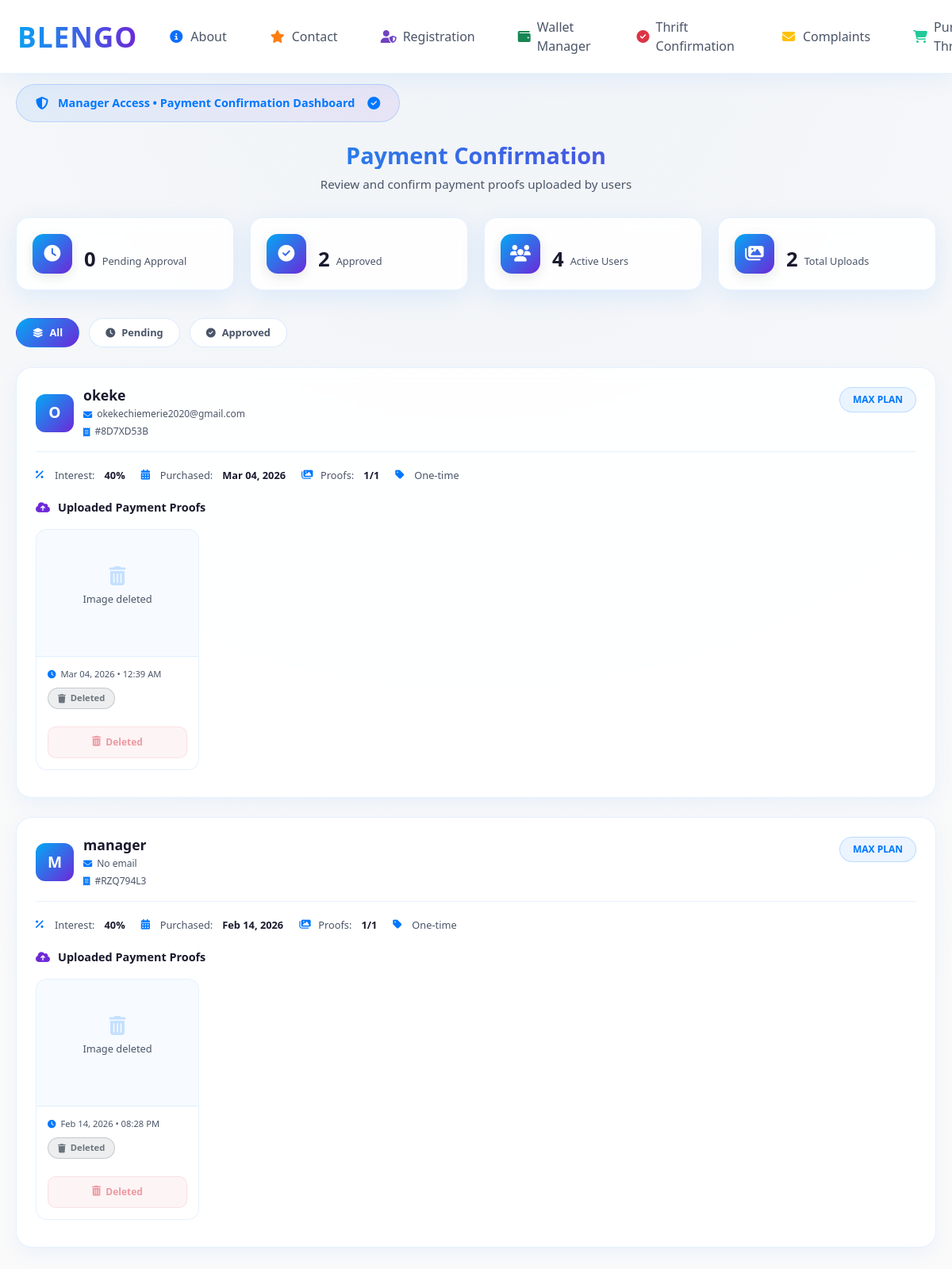
Screenshot of /thrifts-confirmation/ (signed in) with the database file from the repository.
### base/models.py (models this page shows, shortened)
class UserPurchase(models.Model):
    user = models.ForeignKey(User, on_delete=models.CASCADE, related_name='purchases')
    thrift = models.ForeignKey(Thrifts, on_delete=models.CASCADE, related_name='purchases')
    purchase_id = models.CharField(max_length=20, unique=True)
    plan_type = models.CharField(max_length=20)
    interest_rate = models.CharField(max_length=10)
    price_range = models.CharField(max_length=50)
    purchased_at = models.DateTimeField(auto_now_add=True)
    status = models.CharField(max_length=20, default='pending')  # pending, awaiting_approval, active, completed, cancelled

class Thrifts(models.Model):
    thriftname = models.CharField(max_length=200)
    created_at = models.DateTimeField(auto_now_add=True)
    @property
    def max_images(self):
        if 'basic' in self.thriftname:
            return 12
        elif 'plus' in self.thriftname:
            return 12
        elif 'max' in self.thriftname:
            return 1

class PaymentImage(models.Model):
    purchase = models.ForeignKey(UserPurchase, on_delete=models.CASCADE, related_name='payment_images')
    image = models.ImageField(upload_to=get_package_image_upload_path)
    uploaded_at = models.DateTimeField(auto_now_add=True)
    is_approved = models.BooleanField(default=False)
    approved_by = models.ForeignKey(User, on_delete=models.SET_NULL, null=True, blank=True, related_name='approved_images')
    approved_at = models.DateTimeField(null=True, blank=True)
    class Meta:
        ordering = ['-uploaded_at']

### base/views.py (the view)
# urls.py: path('thrifts-confirmation/', views.thrifts_confirmation, name='thrifts-confirmation'),
@login_required(login_url='sign-in')
def thrifts_confirmation(request):
    if request.user.username != "manager":
        messages.error(request, "You don't have permission to access this page.")
        return redirect('my_purchases')
    purchases = UserPurchase.objects.filter(
        payment_images__isnull=False
    ).distinct().select_related(
        'user', 'thrift'
    ).prefetch_related(
        'payment_images'
    ).order_by('-purchased_at')
    purchases_with_images = []
    total_pending = 0
    total_approved = 0
    total_images = 0
    for purchase in purchases:
        images = purchase.payment_images.all()
        pending_images = images.filter(is_approved=False, image__isnull=False)
        approved_images = images.filter(is_approved=True, image__isnull=False)
        total_pending += pending_images.count()
        total_approved += approved_images.count()
        total_images += images.count()
        purchase.payout_date = purchase.purchased_at + timedelta(days=365)
        purchases_with_images.append({
            'purchase': purchase,
            'images': images,
            'uploaded_count': images.filter(image__isnull=False).count(),
            'has_pending': pending_images.exists()
        })
    context = {
        'purchases_with_images': purchases_with_images,
        'pending_count': total_pending,
        'approved_count': total_approved,
        'total_images': total_images,
        'total_users': UserPurchase.objects.values('user').distinct().count(),
    }
    return render(request, 'thrifts-confirmation.html', context)

### base/context_processors.py (called while the page is built)
def registration_status_processor(request):
    context = {}
    if request.user.is_authenticated:
        try:
            registration_fee = RegistrationFee.objects.get(uploaded_by=request.user)
            if registration_fee.confirmed:
                context['registration_status'] = "active"
            else:
                context['registration_status'] = "pending"
        except RegistrationFee.DoesNotExist:
            context['registration_status'] = "inactive"
    else:
        context['registration_status'] = None  # or "inactive" if you prefer
    return context

### templates/thrifts-confirmation.html (shortened to what this page needs)
{% extends 'home.html' %}
{% block content %}
<div class="confirmation-container">
    {% if user.username == "manager" %}
        <div class="manager-banner">
            <i class="fas fa-shield-alt"></i>
            Manager Access • Payment Confirmation Dashboard
            <i class="fas fa-check-circle" style="margin-left: 4px;"></i>
        </div>
        <div class="confirmation-header">
            <h1 class="confirmation-title">Payment Confirmation</h1>
            <p class="confirmation-subtitle">Review and confirm payment proofs uploaded by users</p>
        </div>
        <div class="stats-grid">
            <div class="stat-card">
                <div class="stat-icon">
                    <i class="fas fa-clock"></i>
                </div>
                <div class="stat-info">
                    <h3>{{ pending_count|default:"0" }}</h3>
                    <p>Pending Approval</p>
                </div>
            </div>
            <div class="stat-card">
                <div class="stat-icon">
                    <i class="fas fa-check-circle"></i>
                </div>
                <div class="stat-info">
                    <h3>{{ approved_count|default:"0" }}</h3>
                    <p>Approved</p>
                </div>
            </div>
            <div class="stat-card">
                <div class="stat-icon">
                    <i class="fas fa-users"></i>
                </div>
                <div class="stat-info">
                    <h3>{{ total_users|default:"0" }}</h3>
                    <p>Active Users</p>
                </div>
            </div>
            <div class="stat-card">
                <div class="stat-icon">
                    <i class="fas fa-images"></i>
                </div>
                <div class="stat-info">
                    <h3>{{ total_images|default:"0" }}</h3>
                    <p>Total Uploads</p>
                </div>
            </div>
        </div>
        <div class="filter-tabs">
            <span class="filter-tab active" data-filter="all">
                <i class="fas fa-layer-group"></i> All
            </span>
            <span class="filter-tab" data-filter="pending">
                <i class="fas fa-clock"></i> Pending
            </span>
            <span class="filter-tab" data-filter="approved">
                <i class="fas fa-check-circle"></i> Approved
            </span>
        </div>
        {% if purchases_with_images %}
            <div class="purchases-grid">
                {% for item in purchases_with_images %}
                    <div class="purchase-card" data-status="{% if item.has_pending %}pending{% else %}approved{% endif %}">
                        <div class="purchase-header">
                            <div class="user-info">
                                <div class="user-avatar">
                                    {{ item.purchase.user.username|first|upper }}
                                </div>
                                <div class="user-details">
                                    <h4>{{ item.purchase.user.username }}</h4>
                                    <span>
                                        <i class="fas fa-envelope"></i> {{ item.purchase.user.email|default:"No email" }}
                                    </span>
                                    <span style="margin-top: 4px;">
                                        <i class="fas fa-receipt"></i> #{{ item.purchase.purchase_id }}
                                    </span>
                                </div>
                            </div>
                            <span class="package-badge">
                                {{ item.purchase.thrift.thriftname|upper }} PLAN
                            </span>
                        </div>
                        <div class="purchase-meta">
                            <span class="meta-item">
                                <i class="fas fa-percentage"></i> Interest: <strong>{{ item.purchase.interest_rate }}%</strong>
                            </span>
                            <span class="meta-item">
                                <i class="fas fa-calendar-alt"></i> Purchased: <strong>{{ item.purchase.purchased_at|date:"M d, Y" }}</strong>
                            </span>
                            <span class="meta-item">
                                <i class="fas fa-images"></i> Proofs: <strong>{{ item.uploaded_count }}/{{ item.purchase.thrift.max_images }}</strong>
                            </span>
                            <span class="meta-item">
                                <i class="fas fa-tag"></i>
                                {% if item.purchase.price_range == 'one-time' %}
                                    One-time
                                {% else %}
                                    ₦{{ item.purchase.price_range }}/mo
                                {% endif %}
                            </span>
                        </div>
                        <div class="images-title">
                            <i class="fas fa-cloud-upload-alt"></i>
                            Uploaded Payment Proofs
                        </div>
                        {% if item.images %}
                            <div class="images-grid">
                                {% for image in item.images %}
                                    <div class="image-card">
                                        {% if image.image %}
                                            <div class="image-preview-container" onclick="openImageModal('{{ image.image.url }}')">
                                                <img src="{{ image.image.url }}" alt="Payment Proof for {{ item.purchase.purchase_id }}" class="image-preview" onerror="this.parentElement.innerHTML='<div class=\'no-image-placeholder\'><i class=\'fas fa-broken-image\'></i><p>Image failed to load</p></div>'">
                                            </div>
                                        {% else %}
                                            <div class="no-image-placeholder">
                                                <i class="fas fa-trash-alt"></i>
                                                <p>Image deleted</p>
                                            </div>
                                        {% endif %}
                                        <div class="image-info">
                                            <div class="image-date">
                                                <i class="fas fa-clock"></i> {{ image.uploaded_at|date:"M d, Y • h:i A" }}
                                            </div>
                                            <span class="image-status
                                                {% if not image.image %}status-deleted
                                                {% elif image.is_approved %}status-approved
                                                {% else %}status-pending{% endif %}">
                                                <i class="fas
                                                    {% if not image.image %}fa-trash
                                                    {% elif image.is_approved %}fa-check-circle
                                                    {% else %}fa-hourglass-half{% endif %}">
                                                </i>
                                                {% if not image.image %}
                                                    Deleted
                                                {% elif image.is_approved %}
                                                    Approved
                                                {% else %}
                                                    Pending
                                                {% endif %}
                                            </span>
                                            <div class="button-group">
                                                {% if image.image %}
                                                    <form method="POST" action="{% url 'delete_payment_image' image.id %}" onsubmit="return confirm('⚠️ DELETE PAYMENT PROOF\n\n• The image will be permanently removed from storage\n• The payment record will be marked as deleted\n• This action cannot be undone\n\nAre you sure you want to continue?');">
                                                        {% csrf_token %}
                                                        <button type="submit" class="delete-btn" title="Delete Payment Proof">
                                                            <i class="fas fa-trash-alt"></i> Delete
                                                        </button>
                                                    </form>
                                                {% else %}
                                                    <button class="delete-btn" disabled style="opacity: 0.5; cursor: not-allowed;">
                                                        <i class="fas fa-trash-alt"></i> Deleted
                                                    </button>
                                                {% endif %}
                                            </div>
                                        </div>
                                    </div>
                                {% endfor %}
                            </div>
                        {% else %}
                            <div class="no-images">
                                <i class="fas fa-images"></i>
                                <p>No payment proofs uploaded yet.</p>
                            </div>
                        {% endif %}
                    </div>
                {% endfor %}
            </div>
        {% endif %}
    {% endif %}
</div>
{% endblock %}

### templates/home.html (style rules this page uses)
:root { --neon-blue: #03A9F4; --neon-purple: #7c4dff; --light-bg: #FAFAFA; --glass: rgba(0, 0, 0, 0.05); --text-dark: #1a1a2e; --text-medium: #4a5568; --accent-blue: #0077ff; --accent-purple: #6d28d9; --card-bg: rgba(255, 255, 255, 0.9); --danger-red: #dc3545; }
body { padding-top: 76px; background: radial-gradient(circle at top, #F0F4F8, #FAFAFA 80%); color: var(--text-dark); font-family: 'Segoe UI', system-ui, -apple-system, sans-serif; min-height: 100vh; }
.stats-grid { display: grid; grid-template-columns: repeat(auto-fit, minmax(300px, 1fr)); gap: 25px; margin-bottom: 40px; }
.stat-card { background: rgba(255, 255, 255, 0.85); backdrop-filter: blur(10px); border-radius: 20px; padding: 25px; box-shadow: 0 8px 32px rgba(0, 119, 255, 0.1); border: 1px solid rgba(0, 119, 255, 0.1); position: relative; overflow: hidden; }
.stat-card::before { content: ''; position: absolute; top: 0; left: 0; width: 6px; height: 100%; }
.stat-icon { width: 50px; height: 50px; border-radius: 14px; display: flex; align-items: center; justify-content: center; font-size: 1.5rem; color: white; box-shadow: 0 4px 15px rgba(0, 0, 0, 0.1); }
.stat-info { color: var(--text-medium); font-size: 0.9rem; margin-top: 15px; display: flex; align-items: center; gap: 8px; }

### rows the page displays
UserPurchase: purchase.user.username|first "O", purchase.user.username "okeke", purchase.user.email "okekechiemerie2020@gmail.com", purchase.purchase_id "8D7XD53B", purchase.thrift.thriftname "MAX", purchase.interest_rate "40", purchase.purchased_at "Mar 04, 2026", uploaded_count "1", purchase.thrift.max_images "1", price_range "One-time"
PaymentImage: image "Image deleted", uploaded_at "Mar 04, 2026 • 12:39 AM"
UserPurchase: purchase.user.username|first "M", purchase.user.username "manager", purchase.user.email "No email", purchase.purchase_id "RZQ794L3", purchase.thrift.thriftname "MAX", purchase.interest_rate "40", purchase.purchased_at "Feb 14, 2026", uploaded_count "1", purchase.thrift.max_images "1", price_range "One-time"
PaymentImage: image "Image deleted", uploaded_at "Feb 14, 2026 • 08:28 PM"

### other values shown
{{ pending_count|default:"0" }} "0"
{{ approved_count|default:"0" }} "2"
{{ total_users|default:"0" }} "4"
{{ total_images|default:"0" }} "2"
